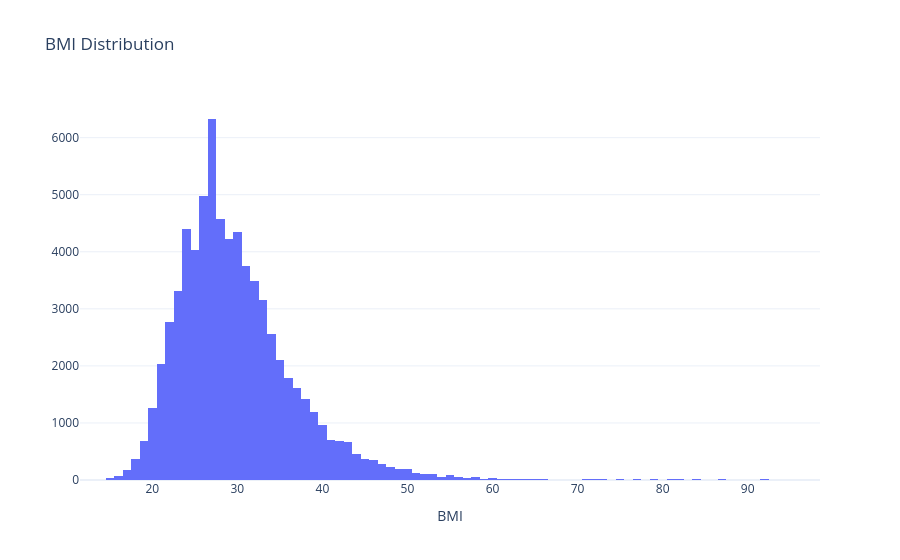

This figure's notebook cell:
### Code cell
fig = px.histogram(df, x='BMI', title= 'BMI Distribution')
fig.update_layout(template='plotly_white', yaxis_title=None)
fig.show()

### Figure 1 — Plotly figure (JSON) as saved in the notebook; plotly's stock layout.template omitted (floating-point values rounded to 4 significant figures; data arrays with more than 128 entries replaced by an {"elided": "..."} marker saying what was removed)
{"data": [{"alignmentgroup": "True", "bingroup": "x", "hovertemplate": "BMI=%{x}<br>count=%{y}<extra></extra>", "legendgroup": "", "marker": {"color": "#636efa", "pattern": {"shape": ""}}, "name": "", "offsetgroup": "", "orientation": "v", "showlegend": false, "type": "histogram", "x": {"elided": "70692 int values"}, "xaxis": "x", "yaxis": "y"}], "layout": {"barmode": "relative", "legend": {"tracegroupgap": 0}, "title": {"text": "BMI Distribution"}, "xaxis": {"anchor": "y", "domain": [0, 1], "title": {"text": "BMI"}}, "yaxis": {"anchor": "x", "domain": [0, 1], "title": {}}}}
